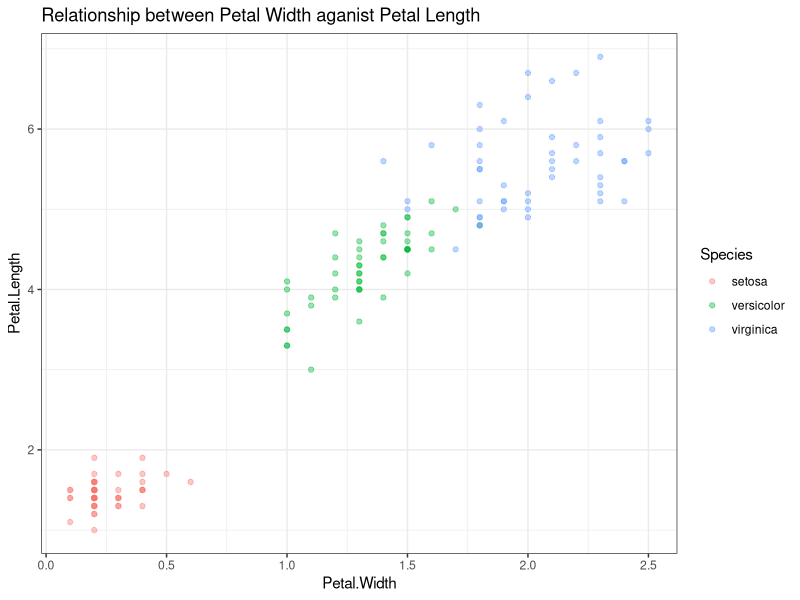

Reproduce this figure in R. (Note: this script raises an error after producing the figure.)
## ---- chunk 1
library('tidyverse')
## ---- chunk 2
data('iris')
print(iris)
## ---- chunk 3
names(iris)

## ---- chunk 4
glimpse(iris)
## ---- chunk 5
summary(iris)
## ---- chunk 6
iris %>% 
  filter(!complete.cases(.)) %>% 
  print()
## ---- chunk 7
iris %>% 
  select(-Species) %>% 
  cor()
## ---- chunk 8
ggplot(iris,aes(x=Petal.Width,y= Petal.Length,color = Species))+
  geom_point(alpha = 0.4)+
  theme_bw()+
  labs(title= "Relationship between Petal Width aganist Petal Length")
  
## ---- chunk 9
ggplot(iris,aes(y = Sepal.Length))+
  geom_violin(trim = FALSE)+
  geom_boxplot(width = 0.5)+
  labs(title = "Violin Chart for the Sepal Length variable")+
  theme_bw()
## ---- chunk 10

ggplot(iris, aes(y = Sepal.Length)) +
  geom_violin(trim = FALSE, fill = "lightblue", color = "darkblue", alpha = 0.5) +  # Added trim, fill, color, and alpha
  geom_boxplot(width = 0.2, fill = "gray", color = "black", alpha = 0.5) +       # Adjusted width, fill, color, and alpha
  labs(title = "Violin and Box Plot of Sepal Length",
       y = "Sepal Length (cm)") +                                    # Improved title and y-axis label
  theme_bw() +
  theme(plot.title = element_text(hjust = 0.5))  # Centered title
## ---- chunk 11
ggplot(iris,aes(x = Sepal.Width))+
         geom_density(fill = "skyblue",color = "darkblue",alpha = 0.5)+
         theme_bw()+
         labs(title = "Density plot for the Sepal Width varaible")
        
## ---- chunk 12
ggplot(iris,aes(x = Sepal.Width))+
  geom_histogram(fill = "skyblue",bins = 10,color = "darkblue")+
  theme_bw()+
  labs(title = "Histogram for the Sepal Width variable",x = "Sepal Width", y = "Frequency")
## ---- chunk 13
ggplot(iris,aes(x = Sepal.Length))+
  geom_boxplot(width = 0.8 , fill = "maroon",color= "red")+
  theme_bw()+
  labs(title = "Boxplot for the Sepal Length variable",x = "Sepal Length" )
## ---- chunk 14
q1 = quantile(iris$Sepal.Length,.25)
q2 = quantile(iris$Sepal.Length,.75)
q3 = q2-q1
q3
## ---- chunk 15
q3 = quantile(iris$Sepal.Length,.5)
q3
## ---- chunk 16
petal_length_summ <- iris %>% 
  select(Petal.Length,Species) %>% 
  group_by(Species) %>% 
  summarise(mean_petal_length = mean(Petal.Length)) %>% 
  print()
## ---- chunk 17
ggplot(petal_length_summ,aes(x = Species , y = mean_petal_length , fill = Species))+
  geom_bar(stat = "identity")+
  theme_bw()+
  labs(title = " Mean Petal Length for each species" , x = "Species" , y = "Mean Petal Length")
